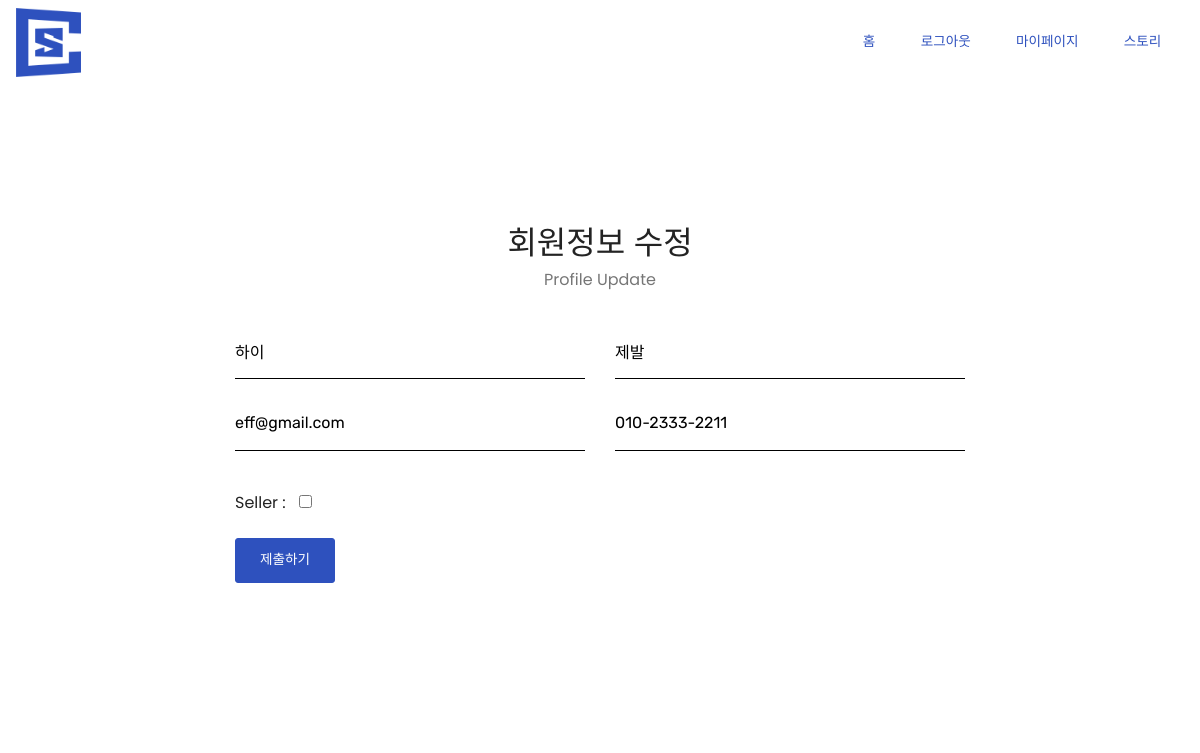
The page /accounts/profile_edit/ (signed in) on the database its author committed.
### accounts/models.py (models this page shows)
class User(AbstractUser):
   seller = models.BooleanField(default=False)
   phone = models.CharField(
        null=True,
        blank=True,
        max_length=13,
        unique=True,
        validators=[
            RegexValidator(
                regex=r"\d{3}-\d{3,4}-\d{4}",
                message='010-1234-5678 형식으로 입력하세요.',
            )
        ]
    )

### accounts/views.py (the view)
# urls.py: path('profile_edit/', views.profile_edit, name='profile_edit'),
@login_required
def profile_edit(request):
    if request.method == 'POST':
        user_form = UserForm(request.POST, instance=request.user)
        if user_form.is_valid():
            print("valid")
            user_form.save()
            return redirect('profile_show')
        else:
            print("invalid")
            return redirect('profile_show')
    else:
        user_form = UserForm(instance=request.user)
        return render(request, 'accounts/profile_edit.html', {'user_form':user_form})
    return render(request, 'accounts/profile_edit.html')

### accounts/templates/accounts/profile_edit.html (shortened to what this page needs)
`{% extends 'base.html' %}
{% block content %}
{% load static %}
<!DOCTYPE html>
<html  >
<head>
  <link rel="stylesheet" href="{% static 'assets/bootstrap/css/bootstrap.min.css' %}">
  <link rel="stylesheet" href="{% static 'assets/bootstrap/css/bootstrap-grid.min.css' %}">
  <link rel="stylesheet" href="{% static 'assets/bootstrap/css/bootstrap-reboot.min.css' %}">
  <link rel="stylesheet" href="{% static 'assets/theme/css/style.css' %}">
  <link rel="preload" as="style" href="{% static 'assets/mobirise/css/mbr-additional.css' %}"><link rel="stylesheet" href="{% static 'assets/mobirise/css/mbr-additional.css' %}" type="text/css">
</head>
<body>
  <section class="form3 cid-rItrRxmIaH" id="form3-2w">
    <div class="container">
        <div class="row justify-content-center">
            <div class="form-1 col-md-10 col-lg-8">
                <h2 class="mbr-fonts-style mbr-fonts-style mbr-section-title align-center display-2">
                    회원정보 수정</h2>
                <h3 class="mbr-fonts-style mbr-fonts-style mbr-section-subtitle align-center display-5">Profile Update</h3>
                <div class="form-wrap pt-4">
                    <form method="POST" class="mbr-form form-with-styler">
                        <div class="dragArea row">
                            <div data-for="name" class="col-lg-6  mb-3 form-group">
                                {{ user_form.first_name}}
                            </div>
                            <div data-for="lastname" class="col-lg-6  mb-3 form-group">
                                    {{ user_form.last_name}}
                            </div>
                            <div data-for="email" class="col-lg-6  mb-3 form-group">
                                    {{ user_form.email}}
                            </div>
                            <div data-for="phone" class="col-lg-6  mb-3 form-group">
                                    {{ user_form.phone}}
                            </div>
                            <div class="col-md-12  mb-2 form-group" data-for="message">
                                <br>
                                Seller : &nbsp; {{ user_form.seller}}
                            </div>
                            <div class="col-md-12 input-group-btn  mt-2 align-left"><input type="submit" class="btn btn-form btn-bgr btn-success display-4" value='제출하기'></div>
                        </div>
                    </form>
                </div>
            </div>
        </div>
   </div>
</section>
</body>
</html>
{% endblock %}

### sclass/static/assets2/theme/css/style.css (style rules this page uses)
div, span, h1, h2, h3, h4, h5, h6, p, blockquote, a, ol, ul, li, figcaption, textarea, input, .display-1, .display-2 { font: inherit; }
section { background-color: #eeeeee; }
section, .container, .container-fluid { position: relative; word-wrap: break-word; }
body { color: #232323; }
h1, h2, h3, h4, h5, h6, .h1, .h2, .h3, .h4, .h5, .h6, .display-1, .display-2, .display-3 { line-height: 1; word-break: break-word; word-wrap: break-word; }
body { position: relative; }
section { background-position: 50% 50%; background-repeat: no-repeat; background-size: cover; }
.align-left { text-align: left; }
.align-center { text-align: center; }
[type="submit"] { -webkit-appearance: none; }
.row { display: -webkit-flex; -webkit-flex-wrap: wrap; }
.justify-content-center { -webkit-justify-content: center; }
.mbr-form .form-control { color: #000000; border: none; border-radius: 0; background-color: transparent; padding: .5rem 0rem; border-bottom: 1px solid #000000; }
.mbr-section-title { font-style: normal; line-height: 1.2; }
.mbr-section-subtitle { line-height: 1.3; }
body { font-style: normal; line-height: 1.5; }
.btn { position: relative; font-weight: 500; border-width: 1px; font-style: normal; letter-spacing: normal; margin: .4rem .8rem; white-space: normal; transition-property: background-color, color, border-color, box-shadow; transition-duration: .3s, .3s, .3s, 2s; transition-timing-function: ease-in-out; display: -webkit-inline-flex; display: inline-flex; -webkit-align-items: center; align-items: center; -webkit-justify-content: center; justify-content: center; word-break: break-word; }
.btn-form { border-radius: 0; }
.form-control { background-color: #f5f5f5; box-shadow: none; color: #565656; line-height: 1.43; min-height: 3.5em; padding: 1.07em .5em; }
html, body { height: auto; min-height: 100vh; }

### sclass/static/assets2/mobirise/css/mbr-additional.css (style rules this page uses)
body { font-family: Poppins; }
.display-2 { font-family: 'Poppins', sans-serif; font-size: 1.8rem; }
.display-4 { font-family: 'Poppins', sans-serif; font-size: 0.85rem; }
.display-5 { font-family: 'Poppins', sans-serif; font-size: 1.2rem; }
.display-7 { font-family: 'Rubik', sans-serif; font-size: 1.4rem; }
.btn { padding: 0.719rem 1.5rem; border-radius: 3px; }
.btn-success, .btn-success:active, .btn-success.active { background-color: #365c9a !important; border-color: #365c9a !important; color: #ffffff !important; }
.form-control { font-family: 'Rubik', sans-serif; font-size: 1.4rem; }
.mbr-form .btn { margin: 0.4rem 0; }

### sclass/static/assets/theme/css/style.css (style rules this page uses)
div, span, h1, h2, h3, h4, h5, h6, p, blockquote, a, ol, ul, li, figcaption, textarea, input, .display-1, .display-2 { font: inherit; }
section { background-color: #eeeeee; }
section, .container, .container-fluid { position: relative; word-wrap: break-word; }
body { color: #232323; }
h1, h2, h3, h4, h5, h6, .h1, .h2, .h3, .h4, .h5, .h6, .display-1, .display-2, .display-3 { line-height: 1; word-break: break-word; word-wrap: break-word; }
body { position: relative; }
section { background-position: 50% 50%; background-repeat: no-repeat; background-size: cover; }
.align-left { text-align: left; }
.align-center { text-align: center; }
[type="submit"] { -webkit-appearance: none; }
.row { display: -webkit-flex; -webkit-flex-wrap: wrap; }
.justify-content-center { -webkit-justify-content: center; }
.mbr-form .form-control { color: #000000; border: none; border-radius: 0; background-color: transparent; padding: .5rem 0rem; border-bottom: 1px solid #000000; }
.mbr-section-title { font-style: normal; line-height: 1.2; }
.mbr-section-subtitle { line-height: 1.3; }
body { font-style: normal; line-height: 1.5; }
.btn { position: relative; font-weight: 500; border-width: 1px; font-style: normal; letter-spacing: normal; margin: .4rem .8rem; white-space: normal; transition-property: background-color, color, border-color, box-shadow; transition-duration: .3s, .3s, .3s, 2s; transition-timing-function: ease-in-out; display: -webkit-inline-flex; display: inline-flex; -webkit-align-items: center; align-items: center; -webkit-justify-content: center; justify-content: center; word-break: break-word; }
.btn-form { border-radius: 0; }
.form-control { background-color: #f5f5f5; box-shadow: none; color: #565656; line-height: 1.43; min-height: 3.5em; padding: 1.07em .5em; }
html, body { height: auto; min-height: 100vh; }

### rows shown on the page
User: first_name "하이", last_name "제발", email "eff@gmail.com", phone "010-2333-2211"
